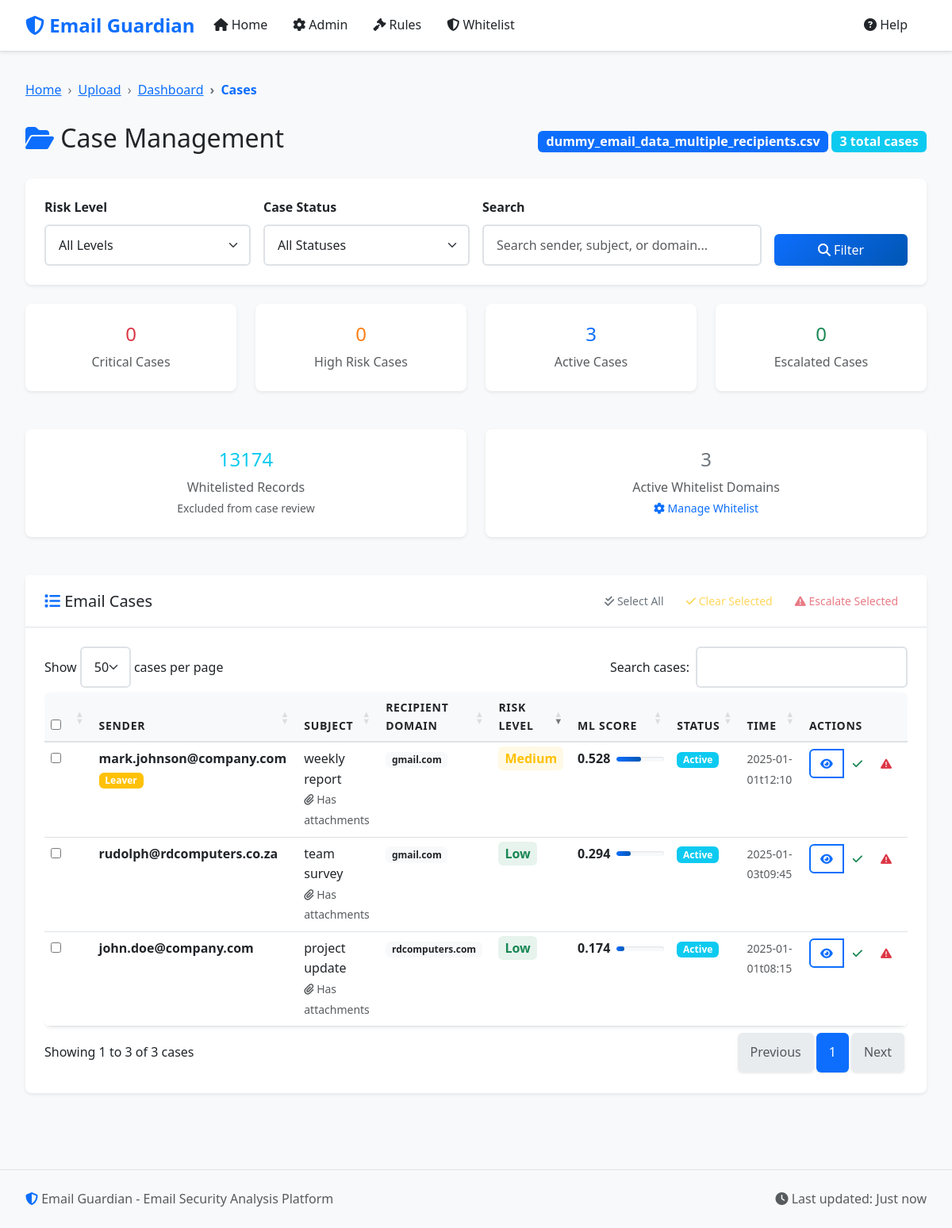
Page /cases/93a7ca6f-af6e-41ef-b577-e3e2a5fcd763 on the committed database.
### models.py (models this page shows, shortened)
class ProcessingSession(db.Model):
    __tablename__ = 'processing_sessions'
    id = db.Column(db.String(36), primary_key=True)
    filename = db.Column(db.String(255), nullable=False)
    upload_time = db.Column(db.DateTime, default=datetime.utcnow)
    total_records = db.Column(db.Integer, default=0)
    processed_records = db.Column(db.Integer, default=0)
    status = db.Column(db.String(50), default='uploaded')  # uploaded, processing, completed, error
    error_message = db.Column(Text)
    processing_stats = db.Column(JSON)
    data_path = db.Column(db.String(500))
    is_compressed = db.Column(db.Boolean, default=False)
    exclusion_applied = db.Column(db.Boolean, default=False)
    whitelist_applied = db.Column(db.Boolean, default=False)
    rules_applied = db.Column(db.Boolean, default=False)
    ml_applied = db.Column(db.Boolean, default=False)
    current_chunk = db.Column(db.Integer, default=0)
    total_chunks = db.Column(db.Integer, default=0)

class EmailRecord(db.Model):
    __tablename__ = 'email_records'
    id = db.Column(db.Integer, primary_key=True)
    session_id = db.Column(db.String(36), db.ForeignKey('processing_sessions.id'), nullable=False)
    record_id = db.Column(db.String(100), nullable=False)  # Unique within session
    time = db.Column(db.String(100))
    sender = db.Column(db.String(255))
    subject = db.Column(Text)
    attachments = db.Column(Text)
    recipients = db.Column(Text)
    recipients_email_domain = db.Column(db.String(255))
    leaver = db.Column(db.String(10))
    termination_date = db.Column(db.String(100))
    wordlist_attachment = db.Column(Text)
    wordlist_subject = db.Column(Text)
    bunit = db.Column(db.String(255))
    department = db.Column(db.String(255))
    status = db.Column(db.String(100))
    user_response = db.Column(Text)
    final_outcome = db.Column(db.String(255))
    justification = db.Column(Text)
    excluded_by_rule = db.Column(db.String(500))
    whitelisted = db.Column(db.Boolean, default=False)
    rule_matches = db.Column(Text)  # JSON string of matched rules
    ml_risk_score = db.Column(db.Float)
    ml_anomaly_score = db.Column(db.Float)
    risk_level = db.Column(db.String(20))  # Critical, High, Medium, Low
    ml_explanation = db.Column(Text)
    case_status = db.Column(db.String(20), default='Active')  # Active, Cleared, Escalated
    assigned_to = db.Column(db.String(255))
    notes = db.Column(Text)
    escalated_at = db.Column(db.DateTime)
    resolved_at = db.Column(db.DateTime)

### routes.py (the view, shortened to what this page needs)
@app.route('/cases/<session_id>')
def cases(session_id):
    session = ProcessingSession.query.get_or_404(session_id)
    page = request.args.get('page', 1, type=int)
    risk_level = request.args.get('risk_level', '')
    case_status = request.args.get('case_status', '')
    search = request.args.get('search', '')
    query = EmailRecord.query.filter_by(session_id=session_id).filter(
        db.or_(EmailRecord.whitelisted.is_(None), EmailRecord.whitelisted == False)
    )
    if risk_level:
        query = query.filter(EmailRecord.risk_level == risk_level)
    if case_status:
        query = query.filter(EmailRecord.case_status == case_status)
    cases_pagination = query.order_by(EmailRecord.ml_risk_score.desc()).paginate(
        page=page, per_page=50, error_out=False
    )
    total_whitelisted = EmailRecord.query.filter_by(session_id=session_id).filter(
        EmailRecord.whitelisted == True
    ).count()
    active_whitelist_domains = WhitelistDomain.query.filter_by(is_active=True).count()
    return render_template('cases.html',
                         session=session,
                         cases=cases_pagination,
                         risk_level=risk_level,
                         case_status=case_status,
                         search=search,
                         total_whitelisted=total_whitelisted,
                         active_whitelist_domains=active_whitelist_domains)

### templates/cases.html (shortened to what this page needs)
{% extends "base.html" %}
{% block breadcrumb_items %}
<li class="breadcrumb-item"><a href="{{ url_for('index') }}">Upload</a></li>
<li class="breadcrumb-item"><a href="{{ url_for('dashboard', session_id=session.id) }}">Dashboard</a></li>
<li class="breadcrumb-item active">Cases</li>
{% endblock %}
{% block content %}
<div class="row mb-4">
    <div class="col-12">
        <div class="d-flex justify-content-between align-items-center">
            <h1 class="h2">
                <i class="fas fa-folder-open text-primary"></i>
                Case Management
            </h1>
            <div class="session-info">
                <span class="badge bg-primary fs-6">{{ session.filename }}</span>
                <span class="badge bg-info fs-6">{{ cases.total }} total cases</span>
            </div>
        </div>
    </div>
</div>
<div class="filter-bar">
    <form method="GET" id="filterForm" class="row g-3">
        <div class="col-md-3">
            <label for="risk_level" class="form-label">Risk Level</label>
            <select class="form-select" id="risk_level" name="risk_level">
                <option value="">All Levels</option>
            </select>
        </div>
        <div class="col-md-3">
            <label for="case_status" class="form-label">Case Status</label>
            <select class="form-select" id="case_status" name="case_status">
                <option value="">All Statuses</option>
            </select>
        </div>
        <div class="col-md-4">
            <label for="search" class="form-label">Search</label>
            <input type="text" class="form-control" id="search" name="search"
                   placeholder="Search sender, subject, or domain..." value="{{ search }}">
        </div>
        <div class="col-md-2">
            <label class="form-label">&nbsp;</label>
            <div class="d-grid">
                <button type="submit" class="btn btn-primary">
                    <i class="fas fa-search"></i> Filter
                </button>
            </div>
        </div>
    </form>
</div>
<div class="row mb-4">
    <div class="col-md-3">
        <div class="card text-center border-danger">
            <div class="card-body">
                <h4 class="text-danger">{{ cases.items | selectattr('risk_level', 'equalto', 'Critical') | list | length }}</h4>
                <p class="text-muted mb-0">Critical Cases</p>
            </div>
        </div>
    </div>
    <div class="col-md-3">
        <div class="card text-center border-warning">
            <div class="card-body">
                <h4 class="text-warning">{{ cases.items | selectattr('risk_level', 'equalto', 'High') | list | length }}</h4>
                <p class="text-muted mb-0">High Risk Cases</p>
            </div>
        </div>
    </div>
    <div class="col-md-3">
        <div class="card text-center border-primary">
            <div class="card-body">
                <h4 class="text-primary">{{ cases.items | selectattr('case_status', 'equalto', 'Active') | list | length }}</h4>
                <p class="text-muted mb-0">Active Cases</p>
            </div>
        </div>
    </div>
    <div class="col-md-3">
        <div class="card text-center border-success">
            <div class="card-body">
                <h4 class="text-success">{{ cases.items | selectattr('case_status', 'equalto', 'Escalated') | list | length }}</h4>
                <p class="text-muted mb-0">Escalated Cases</p>
            </div>
        </div>
    </div>
</div>
<div class="row mb-4">
    <div class="col-md-6">
        <div class="card text-center border-info">
            <div class="card-body">
                <h4 class="text-info">{{ total_whitelisted }}</h4>
                <p class="text-muted mb-0">Whitelisted Records</p>
                <small class="text-muted">Excluded from case review</small>
            </div>
        </div>
    </div>
    <div class="col-md-6">
        <div class="card text-center border-secondary">
            <div class="card-body">
                <h4 class="text-secondary">{{ active_whitelist_domains }}</h4>
                <p class="text-muted mb-0">Active Whitelist Domains</p>
                <small class="text-muted">
                    <a href="{{ url_for('whitelist_analysis', session_id=session.id) }}" class="text-decoration-none">
                        <i class="fas fa-cog"></i> Manage Whitelist
                    </a>
                </small>
            </div>
        </div>
    </div>
</div>
<div class="card">
    <div class="card-header">
        <div class="d-flex justify-content-between align-items-center">
            <h5 class="card-title mb-0">
                <i class="fas fa-list text-primary"></i>
                Email Cases
            </h5>
            <div class="bulk-actions">
                <button class="btn btn-sm btn-outline-secondary" onclick="selectAllCases()">
                    <i class="fas fa-check-double"></i> Select All
                </button>
                <button class="btn btn-sm btn-outline-warning" onclick="bulkClearCases()" disabled id="bulkClearBtn">
                    <i class="fas fa-check"></i> Clear Selected
                </button>
                <button class="btn btn-sm btn-outline-danger" onclick="bulkEscalateCases()" disabled id="bulkEscalateBtn">
                    <i class="fas fa-exclamation-triangle"></i> Escalate Selected
                </button>
            </div>
        </div>
    </div>
    <div class="card-body">
        {% if cases.items %}
        <div class="table-responsive">
            <table class="table table-hover" id="casesTable">
                <thead>
                    <tr>
                        <th width="30">
                            <input type="checkbox" id="selectAll" onchange="toggleSelectAll()">
                        </th>
                        <th>Sender</th>
                        <th>Subject</th>
                        <th>Recipient Domain</th>
                        <th>Risk Level</th>
                        <th>ML Score</th>
                        <th>Status</th>
                        <th>Time</th>
                        <th>Actions</th>
                    </tr>
                </thead>
                <tbody>
                    {% for case in cases.items %}
                    <tr>
                        <td>
                            <input type="checkbox" class="case-checkbox" value="{{ case.record_id }}" onchange="updateBulkActions()">
                        </td>
                        <td>
                            <div>
                                <strong>{{ case.sender[:30] }}{% if case.sender|length > 30 %}...{% endif %}</strong>
                                {% if case.leaver and case.leaver.lower() in ['yes', 'true', '1'] %}
                                    <span class="badge bg-warning">Leaver</span>
                                {% endif %}
                            </div>
                        </td>
                        <td>
                            <div title="{{ case.subject }}">
                                {{ case.subject[:50] }}{% if case.subject|length > 50 %}...{% endif %}
                            </div>
                            {% if case.attachments %}
                                <small class="text-muted">
                                    <i class="fas fa-paperclip"></i> Has attachments
                                </small>
                            {% endif %}
                        </td>
                        <td>
                            <span class="badge bg-light text-dark">{{ case.recipients_email_domain }}</span>
                        </td>
                        <td>
                            <span class="risk-{{ case.risk_level.lower() if case.risk_level else 'low' }}">
                                {{ case.risk_level or 'Low' }}
                            </span>
                        </td>
                        <td>
                            <div class="d-flex align-items-center">
                                <span class="fw-bold">{{ "%.3f"|format(case.ml_risk_score or 0) }}</span>
                                <div class="progress ms-2" style="width: 60px; height: 6px;">
                                    <div class="progress-bar bg-{% if (case.ml_risk_score or 0) > 0.7 %}danger{% elif (case.ml_risk_score or 0) > 0.4 %}warning{% else %}success{% endif %}"
                                         style="width: {{ ((case.ml_risk_score or 0) * 100)|int }}%"></div>
                                </div>
                            </div>
                        </td>
                        <td>
                            <span class="badge status-{{ case.case_status.lower() if case.case_status else 'active' }}">
                                {{ case.case_status or 'Active' }}
                            </span>
                        </td>
                        <td>
                            <small class="text-muted">{{ case.time[:16] if case.time else 'N/A' }}</small>
                        </td>
                        <td>
                            <div class="btn-group" role="group">
                                <button class="btn btn-sm btn-outline-primary view-case-btn"
                                        data-record-id="{{ case.record_id }}" title="View Details">
                                    <i class="fas fa-eye"></i>
                                </button>
                                <button class="btn btn-sm btn-outline-success update-case-status-btn"
                                        data-record-id="{{ case.record_id }}" data-new-status="Cleared" title="Clear Case">
                                    <i class="fas fa-check"></i>
                                </button>
                                <button class="btn btn-sm btn-outline-danger escalate-case-btn"
                                        data-record-id="{{ case.record_id }}" title="Escalate">
                                    <i class="fas fa-exclamation-triangle"></i>
                                </button>
                            </div>
                        </td>
                    </tr>
                    {% endfor %}
                </tbody>
            </table>
        </div>
        {% endif %}
    </div>
</div>
{% endblock %}

### rows in the picture
ProcessingSession: filename "dummy_email_data_multiple_recipients.csv"
EmailRecord: sender "mark.johnson@company.com", leaver "Leaver", subject "weekly report", attachments "Has attachments", recipients_email_domain "gmail.com", risk_level "Medium", ml_risk_score "0.528", case_status "Active", time "2025-01-01t12:10"
EmailRecord: sender "john.doe@company.com", subject "project update", attachments "Has attachments", recipients_email_domain "rdcomputers.com", risk_level "Low", ml_risk_score "0.174", case_status "Active", time "2025-01-01t08:15"

### other values in the picture
{{ cases.total }} "3"
{{ total_whitelisted }} "13174"
{{ active_whitelist_domains }} "3"
{{ case.sender[:30] }} "rudolph@rdcomputers.co.za"
{{ case.subject[:50] }} "team survey"
{{ case.recipients_email_domain }} "gmail.com"
{{ case.risk_level or 'Low' }} "Low"
{{ "%.3f"|format(case.ml_risk_score or 0) }} "0.294"
{{ case.case_status or 'Active' }} "Active"
{{ case.time[:16] if case.time else 'N/A' }} "2025-01-03t09:45"
